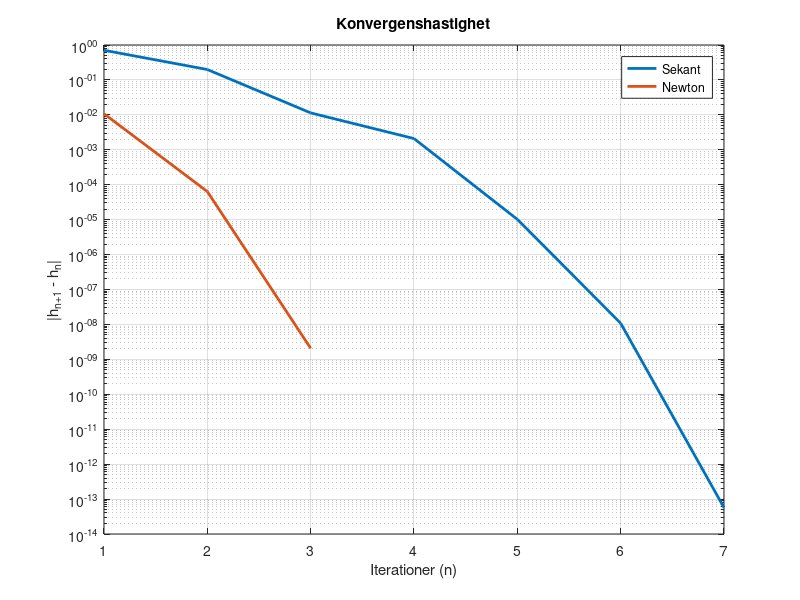

Write MATLAB code to recreate this figure.
% Uppgift 2a Newtons metod (har lite problem med startgissning)
H = 0.5;
f = @(x) 8 * exp(-x/2) * cos(3 * x) - H; % funktionen
fp = @(x) -4 * exp(-x/2) * cos(3 * x) - 24 * exp(-x/2) * sin(3 * x); % derivatan av funktionen

x = 4.49; % Startgissning (måste ändras för nu divergerar funtionen wierd)
tol = 1e-8; % Tolerans
diffx = 1; iter = 0; maxiter = 100;
res_newton=[];%uppgift 2c

while diffx > tol && iter < maxiter % sålänge diff är större än tolerasen
    iter = iter + 1; % öka antal iterationer
    xnew = x - (f ( x ) / fp ( x )) ; % Räkna xn+1=xn-(f(x)/f'(x)) 
    diffx = abs ( xnew - x ) ; % skillnaden/längden mellan två pinkter:  | x ( n +1) -x ( n ) |
    res_newton=[res_newton,diffx];
    x = xnew ; % Uppdatera xn med värdet av xn+1, alltså stargissningen uppdateras
    disp ([ iter xnew diffx ]) % Utskrift pa skarmen
 end
T_newton=x %resultat


%---------_________________-----------------_______________________-----------------------___________________

% Uppgift 2b : Secant method (funkar bra)
H=0.5;
g = @(x) 8 * exp(-x/2) * cos(3 * x) - H; % funitionen
% Startgissning
h0 = 4; 
h1 = 5;
tol = 1e-8; % tolerans
diffx = 1; % differensen
iter = 0; % antal iterationer
maxiter = 100;
res_sekant=[]; % uppgift 2c

while diffx > tol && iter < maxiter % sålänge differensen är större än toleransen
    iter = iter + 1; % Increment iteration 
    hnew = h1 - g(h1) * ((h1 - h0) / (g(h1) - g(h0))); % räkna xn+1 = xn-f(xn)*(x-xn)/f(xn)-f(x0) här är xn =h1 och x= h0
    diffx = abs(hnew - h1); % skillnaden/längden mellan två pinkter:  | x ( n +1) -x ( n ) |
    res_sekant=[res_sekant,diffx];
    h0 = h1;  % uppdatera så att i andra iteration x=h1
    h1 = hnew; % uppdatera så att i andra iteration xn = xn+1 alltså den nya x värdet
    disp([iter, hnew, diffx]); 
end
T_sekant = h1

%---------------________________------------______________---------------______________---------------------

%Uppgift 2c: Jämför konvergenshastigheten

figure;
semilogy(1:length(res_sekant), res_sekant,'LineWidth',2);
hold on;
semilogy(1:length(res_newton), res_newton, 'LineWidth',2);
grid on;
xlabel('Iterationer (n)');
ylabel('|h_{n+1} - h_n|');
title('Konvergenshastighet');
legend('Sekant', 'Newton');


%________----------------_________________------------------___________________------------------------_____

% Uppgift 2d (måste fixa probelemt med startgissning, samma problem som i 2a)
H = 2.8464405473 ; % byt H = 2.8464405473 
v = @(x) 8 * exp(-x/2) * cos(3 * x) - H; % funktionen
vp = @(x) -4 * exp(-x/2) * cos(3 * x) - 24 * exp(-x/2) * sin(3 * x); % derivatan av funktionen

x = 0.4; % Startgissning (måste ändras för nu divergerar funtionen wierd)
tol = 1e-8; % Tolerans
diffx = 1; iter = 0; maxiter = 100;

while diffx > tol && iter < maxiter % sålänge diff är större än tolerasen
    iter = iter + 1; % öka anta iterationer
    xnew = x - (v ( x ) / vp ( x )) ; % Räkna xn+1=xn-(f(x)/f'(x)) 
    diffx = abs ( xnew - x ) ; % skillnaden/längden mellan två pinkter:  | x ( n +1) -x ( n ) |
    x = xnew ; % Uppdatera xn med värdet av xn+1, alltså stargissningen uppdateras
    disp ([ iter xnew diffx ]) % Utskrift pa skarmen
 end
TN=x %resultat
